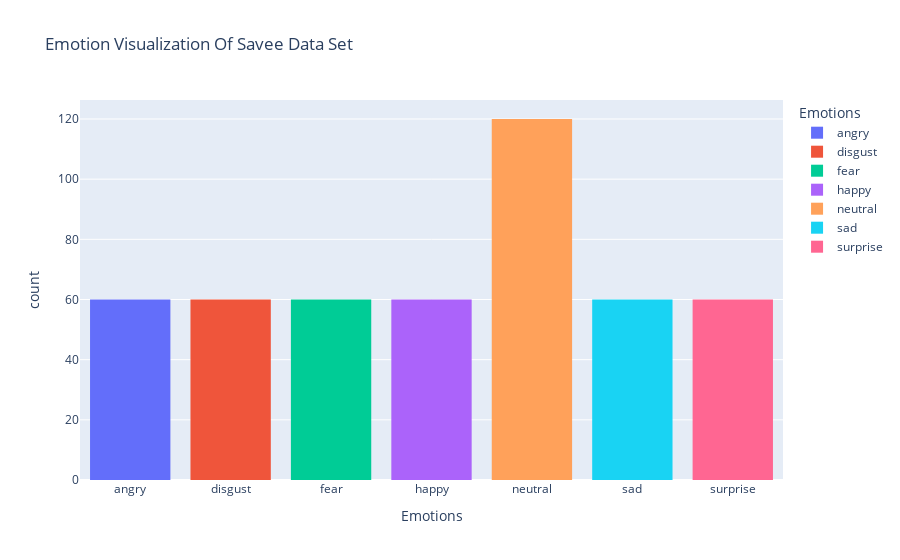

Here is the notebook cell this chart was saved with:
### Markdown cell above
#### 3.4 Savee Data Set

### Code cell
visualize_emotions(Savee_df, "Emotion Visualization Of Savee Data Set")

### Figure 1 — Plotly figure (JSON) as saved in the notebook; plotly's stock layout.template omitted (floating-point values rounded to 4 significant figures)
{"data": [{"alignmentgroup": "True", "bingroup": "x", "hovertemplate": "Emotions=%{x}<br>count=%{y}<extra></extra>", "legendgroup": "angry", "marker": {"color": "#636efa", "pattern": {"shape": ""}}, "name": "angry", "offsetgroup": "angry", "orientation": "v", "showlegend": true, "type": "histogram", "x": ["angry", "angry", "angry", "angry", "angry", "angry", "angry", "angry", "angry", "angry", "angry", "angry", "angry", "angry", "angry", "angry", "angry", "angry", "angry", "angry", "angry", "angry", "angry", "angry", "angry", "angry", "angry", "angry", "angry", "angry", "angry", "angry", "angry", "angry", "angry", "angry", "angry", "angry", "angry", "angry", "angry", "angry", "angry", "angry", "angry", "angry", "angry", "angry", "angry", "angry", "angry", "angry", "angry", "angry", "angry", "angry", "angry", "angry", "angry", "angry"], "xaxis": "x", "yaxis": "y"}, {"alignmentgroup": "True", "bingroup": "x", "hovertemplate": "Emotions=%{x}<br>count=%{y}<extra></extra>", "legendgroup": "disgust", "marker": {"color": "#EF553B", "pattern": {"shape": ""}}, "name": "disgust", "offsetgroup": "disgust", "orientation": "v", "showlegend": true, "type": "histogram", "x": ["disgust", "disgust", "disgust", "disgust", "disgust", "disgust", "disgust", "disgust", "disgust", "disgust", "disgust", "disgust", "disgust", "disgust", "disgust", "disgust", "disgust", "disgust", "disgust", "disgust", "disgust", "disgust", "disgust", "disgust", "disgust", "disgust", "disgust", "disgust", "disgust", "disgust", "disgust", "disgust", "disgust", "disgust", "disgust", "disgust", "disgust", "disgust", "disgust", "disgust", "disgust", "disgust", "disgust", "disgust", "disgust", "disgust", "disgust", "disgust", "disgust", "disgust", "disgust", "disgust", "disgust", "disgust", "disgust", "disgust", "disgust", "disgust", "disgust", "disgust"], "xaxis": "x", "yaxis": "y"}, {"alignmentgroup": "True", "bingroup": "x", "hovertemplate": "Emotions=%{x}<br>count=%{y}<extra></extra>", "legendgroup": "fear", "marker": {"color": "#00cc96", "pattern": {"shape": ""}}, "name": "fear", "offsetgroup": "fear", "orientation": "v", "showlegend": true, "type": "histogram", "x": ["fear", "fear", "fear", "fear", "fear", "fear", "fear", "fear", "fear", "fear", "fear", "fear", "fear", "fear", "fear", "fear", "fear", "fear", "fear", "fear", "fear", "fear", "fear", "fear", "fear", "fear", "fear", "fear", "fear", "fear", "fear", "fear", "fear", "fear", "fear", "fear", "fear", "fear", "fear", "fear", "fear", "fear", "fear", "fear", "fear", "fear", "fear", "fear", "fear", "fear", "fear", "fear", "fear", "fear", "fear", "fear", "fear", "fear", "fear", "fear"], "xaxis": "x", "yaxis": "y"}, {"alignmentgroup": "True", "bingroup": "x", "hovertemplate": "Emotions=%{x}<br>count=%{y}<extra></extra>", "legendgroup": "happy", "marker": {"color": "#ab63fa", "pattern": {"shape": ""}}, "name": "happy", "offsetgroup": "happy", "orientation": "v", "showlegend": true, "type": "histogram", "x": ["happy", "happy", "happy", "happy", "happy", "happy", "happy", "happy", "happy", "happy", "happy", "happy", "happy", "happy", "happy", "happy", "happy", "happy", "happy", "happy", "happy", "happy", "happy", "happy", "happy", "happy", "happy", "happy", "happy", "happy", "happy", "happy", "happy", "happy", "happy", "happy", "happy", "happy", "happy", "happy", "happy", "happy", "happy", "happy", "happy", "happy", "happy", "happy", "happy", "happy", "happy", "happy", "happy", "happy", "happy", "happy", "happy", "happy", "happy", "happy"], "xaxis": "x", "yaxis": "y"}, {"alignmentgroup": "True", "bingroup": "x", "hovertemplate": "Emotions=%{x}<br>count=%{y}<extra></extra>", "legendgroup": "neutral", "marker": {"color": "#FFA15A", "pattern": {"shape": ""}}, "name": "neutral", "offsetgroup": "neutral", "orientation": "v", "showlegend": true, "type": "histogram", "x": ["neutral", "neutral", "neutral", "neutral", "neutral", "neutral", "neutral", "neutral", "neutral", "neutral", "neutral", "neutral", "neutral", "neutral", "neutral", "neutral", "neutral", "neutral", "neutral", "neutral", "neutral", "neutral", "neutral", "neutral", "neutral", "neutral", "neutral", "neutral", "neutral", "neutral", "neutral", "neutral", "neutral", "neutral", "neutral", "neutral", "neutral", "neutral", "neutral", "neutral", "neutral", "neutral", "neutral", "neutral", "neutral", "neutral", "neutral", "neutral", "neutral", "neutral", "neutral", "neutral", "neutral", "neutral", "neutral", "neutral", "neutral", "neutral", "neutral", "neutral", "neutral", "neutral", "neutral", "neutral", "neutral", "neutral", "neutral", "neutral", "neutral", "neutral", "neutral", "neutral", "neutral", "neutral", "neutral", "neutral", "neutral", "neutral", "neutral", "neutral", "neutral", "neutral", "neutral", "neutral", "neutral", "neutral", "neutral", "neutral", "neutral", "neutral", "neutral", "neutral", "neutral", "neutral", "neutral", "neutral", "neutral", "neutral", "neutral", "neutral", "neutral", "neutral", "neutral", "neutral", "neutral", "neutral", "neutral", "neutral", "neutral", "neutral", "neutral", "neutral", "neutral", "neutral", "neutral", "neutral", "neutral", "neutral", "neutral", "neutral"], "xaxis": "x", "yaxis": "y"}, {"alignmentgroup": "True", "bingroup": "x", "hovertemplate": "Emotions=%{x}<br>count=%{y}<extra></extra>", "legendgroup": "sad", "marker": {"color": "#19d3f3", "pattern": {"shape": ""}}, "name": "sad", "offsetgroup": "sad", "orientation": "v", "showlegend": true, "type": "histogram", "x": ["sad", "sad", "sad", "sad", "sad", "sad", "sad", "sad", "sad", "sad", "sad", "sad", "sad", "sad", "sad", "sad", "sad", "sad", "sad", "sad", "sad", "sad", "sad", "sad", "sad", "sad", "sad", "sad", "sad", "sad", "sad", "sad", "sad", "sad", "sad", "sad", "sad", "sad", "sad", "sad", "sad", "sad", "sad", "sad", "sad", "sad", "sad", "sad", "sad", "sad", "sad", "sad", "sad", "sad", "sad", "sad", "sad", "sad", "sad", "sad"], "xaxis": "x", "yaxis": "y"}, {"alignmentgroup": "True", "bingroup": "x", "hovertemplate": "Emotions=%{x}<br>count=%{y}<extra></extra>", "legendgroup": "surprise", "marker": {"color": "#FF6692", "pattern": {"shape": ""}}, "name": "surprise", "offsetgroup": "surprise", "orientation": "v", "showlegend": true, "type": "histogram", "x": ["surprise", "surprise", "surprise", "surprise", "surprise", "surprise", "surprise", "surprise", "surprise", "surprise", "surprise", "surprise", "surprise", "surprise", "surprise", "surprise", "surprise", "surprise", "surprise", "surprise", "surprise", "surprise", "surprise", "surprise", "surprise", "surprise", "surprise", "surprise", "surprise", "surprise", "surprise", "surprise", "surprise", "surprise", "surprise", "surprise", "surprise", "surprise", "surprise", "surprise", "surprise", "surprise", "surprise", "surprise", "surprise", "surprise", "surprise", "surprise", "surprise", "surprise", "surprise", "surprise", "surprise", "surprise", "surprise", "surprise", "surprise", "surprise", "surprise", "surprise"], "xaxis": "x", "yaxis": "y"}], "layout": {"barmode": "relative", "legend": {"title": {"text": "Emotions"}, "tracegroupgap": 0}, "title": {"text": "Emotion Visualization Of Savee Data Set"}, "xaxis": {"anchor": "y", "categoryarray": ["angry", "disgust", "fear", "happy", "neutral", "sad", "surprise"], "categoryorder": "array", "domain": [0, 1], "title": {"text": "Emotions"}}, "yaxis": {"anchor": "x", "domain": [0, 1], "title": {"text": "count"}}}}
